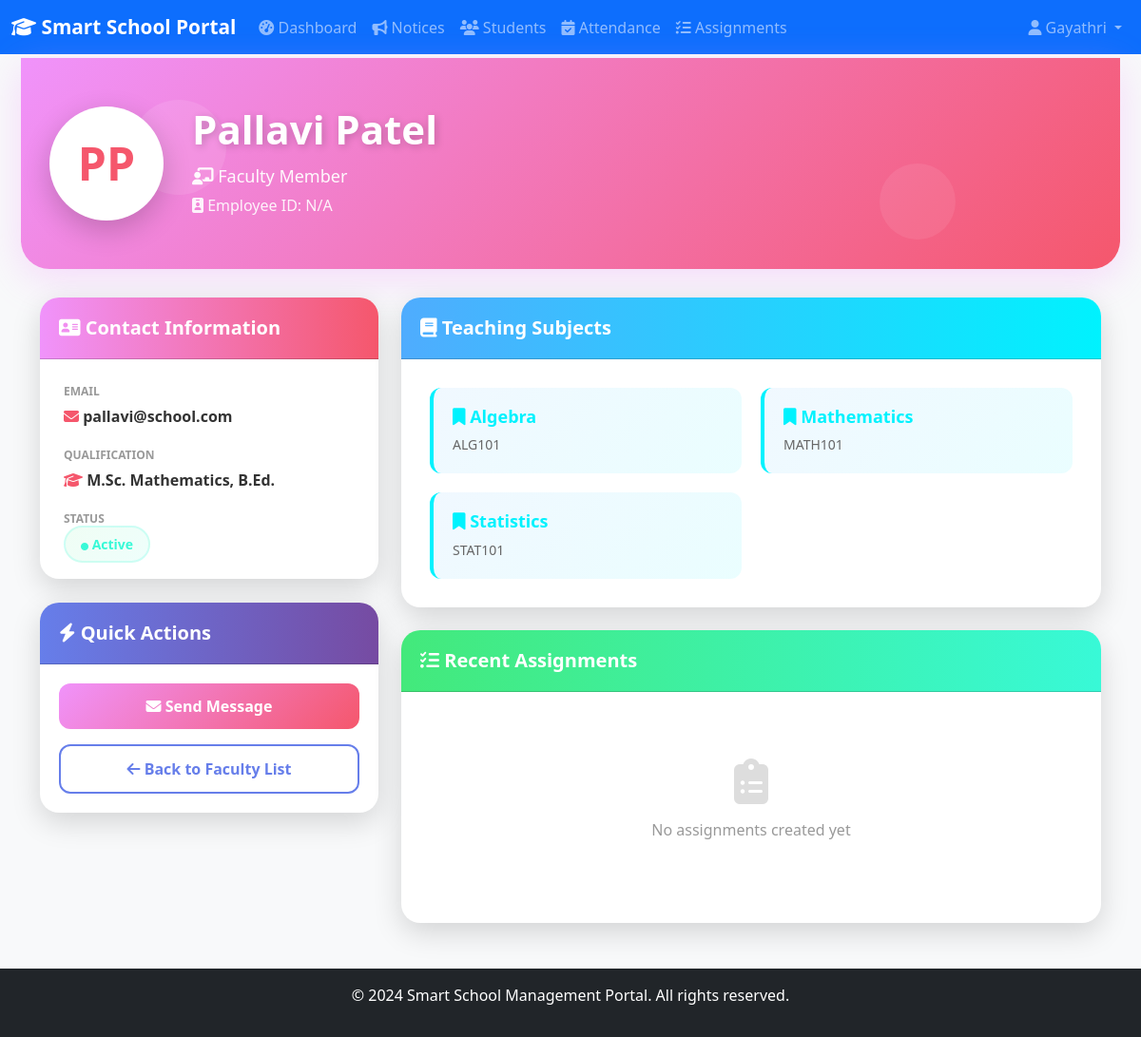
Page /teachers/2/ (signed in) on the committed database.
### school/models.py (models this page shows, shortened)
class User(AbstractUser):
    ROLE_CHOICES = (
        ('admin', 'Admin'),
        ('teacher', 'Teacher'),
        ('student', 'Student'),
    )
    role = models.CharField(
        max_length=20,
        choices=ROLE_CHOICES,
        help_text="User role in the system"
    )
    phone = models.CharField(max_length=20, blank=True, null=True)
    address = models.TextField(blank=True, null=True)
    date_of_birth = models.DateField(blank=True, null=True)
    profile_picture = models.ImageField(
        upload_to='profile_pictures/',
        blank=True,
        null=True
    )
    class Meta:
        verbose_name = 'User'
        verbose_name_plural = 'Users'
        ordering = ['username']
    def get_full_name(self):
        full_name = f"{self.first_name} {self.last_name}".strip()
        return full_name if full_name else self.username

class Teacher(models.Model):
    user = models.OneToOneField(
        User,
        on_delete=models.CASCADE,
        related_name='teacher_profile'
    )
    subjects = models.ManyToManyField(
        Subject,
        blank=True,
        related_name='teachers'
    )
    qualification = models.CharField(max_length=200, blank=True, null=True)
    experience_years = models.IntegerField(
        default=0,
        validators=[MinValueValidator(0)]
    )
    joining_date = models.DateField(default=timezone.now)
    is_active = models.BooleanField(default=True)
    class Meta:
        verbose_name = 'Teacher'
        verbose_name_plural = 'Teachers'
        ordering = ['user__first_name', 'user__last_name']

class Subject(models.Model):
    name = models.CharField(
        max_length=100,
        unique=True,
        help_text="Subject name"
    )
    code = models.CharField(
        max_length=20,
        blank=True,
        null=True,
        unique=True,
        help_text="Subject code (e.g., MATH101)"
    )
    description = models.TextField(blank=True, null=True)
    created_at = models.DateTimeField(default=timezone.now)
    class Meta:
        verbose_name = 'Subject'
        verbose_name_plural = 'Subjects'
        ordering = ['name']

### school/views.py (the view)
# urls.py: path('teachers/<int:pk>/', views.teacher_detail, name='teacher_detail'),
@login_required
def teacher_detail(request, pk):
    teacher = get_object_or_404(Teacher, pk=pk)
    context = {
        'teacher': teacher,
        'subjects': teacher.subjects.all(),
        'assignments': Assignment.objects.filter(uploaded_by=teacher).order_by('-created_at')[:10],
    }
    return render(request, 'school/teacher_detail.html', context)

### templates/school/teacher_detail.html (shortened to what this page needs)
{% extends 'base.html' %}
{% block content %}
<div style="position: relative; margin: -20px -20px 30px -20px; padding: 50px 30px; background: linear-gradient(135deg, #f093fb 0%, #f5576c 100%); border-radius: 0 0 30px 30px; overflow: hidden; box-shadow: 0 10px 40px rgba(240, 147, 251, 0.3);">
    <div style="position: absolute; top: 0; left: 0; width: 100%; height: 100%; overflow: hidden;">
        <div style="position: absolute; width: 100px; height: 100px; background: rgba(255,255,255,0.1); border-radius: 50%; top: 20%; left: 10%; animation: float-particle 15s ease-in-out infinite;"></div>
        <div style="position: absolute; width: 80px; height: 80px; background: rgba(255,255,255,0.08); border-radius: 50%; top: 50%; right: 15%; animation: float-particle 12s ease-in-out infinite 2s;"></div>
    </div>
    <div style="position: relative; z-index: 10; display: flex; align-items: center; gap: 30px; color: white;">
        <div style="width: 120px; height: 120px; border-radius: 50%; background: white; display: flex; align-items: center; justify-content: center; font-size: 48px; font-weight: 800; color: #f5576c; box-shadow: 0 10px 30px rgba(0,0,0,0.2);">
            {% if teacher.user.first_name %}
                {{ teacher.user.first_name|slice:":1"|upper }}{{ teacher.user.last_name|slice:":1"|upper }}
            {% else %}
                {{ teacher.user.username|slice:":2"|upper }}
            {% endif %}
        </div>
        <div>
            <h2 style="font-size: 42px; font-weight: 800; margin: 0 0 10px 0; text-shadow: 2px 2px 8px rgba(0,0,0,0.2);">
                {{ teacher.user.get_full_name|default:teacher.user.username }}
            </h2>
            <p style="font-size: 18px; margin: 5px 0; opacity: 0.95;">
                <i class="fas fa-chalkboard-teacher"></i> Faculty Member
            </p>
            <p style="font-size: 16px; margin: 5px 0; opacity: 0.9;">
                <i class="fas fa-id-badge"></i> Employee ID: {{ teacher.employee_id|default:"N/A" }}
            </p>
        </div>
    </div>
</div>
<div class="row">
    <div class="col-md-4 mb-4">
        <div class="card border-0 shadow-lg" style="border-radius: 20px; overflow: hidden; margin-bottom: 25px;">
            <div class="card-header" style="background: linear-gradient(90deg, #f093fb 0%, #f5576c 100%); color: white; padding: 20px;">
                <h5 class="mb-0" style="font-weight: 800;"><i class="fas fa-address-card"></i> Contact Information</h5>
            </div>
            <div class="card-body" style="padding: 25px;">
                <div style="margin-bottom: 20px;">
                    <p style="font-size: 12px; color: #999; text-transform: uppercase; font-weight: 700; margin-bottom: 5px;">Email</p>
                    <p style="font-size: 16px; color: #333; font-weight: 600; word-break: break-all;">
                        <i class="fas fa-envelope" style="color: #f5576c;"></i> {{ teacher.user.email }}
                    </p>
                </div>
                {% if teacher.qualification %}
                    <div style="margin-bottom: 20px;">
                        <p style="font-size: 12px; color: #999; text-transform: uppercase; font-weight: 700; margin-bottom: 5px;">Qualification</p>
                        <p style="font-size: 16px; color: #333; font-weight: 600;">
                            <i class="fas fa-graduation-cap" style="color: #f5576c;"></i> {{ teacher.qualification }}
                        </p>
                    </div>
                {% endif %}
                <div>
                    <p style="font-size: 12px; color: #999; text-transform: uppercase; font-weight: 700; margin-bottom: 5px;">Status</p>
                    <span style="background: linear-gradient(135deg, #43e97b15 0%, #38f9d715 100%); color: #38f9d7; padding: 8px 16px; border-radius: 20px; font-size: 14px; font-weight: 700; border: 2px solid #38f9d730;">
                        <i class="fas fa-circle" style="font-size: 8px;"></i> Active
                    </span>
                </div>
            </div>
        </div>
        <div class="card border-0 shadow-lg" style="border-radius: 20px; overflow: hidden;">
            <div class="card-header" style="background: linear-gradient(90deg, #667eea 0%, #764ba2 100%); color: white; padding: 20px;">
                <h5 class="mb-0" style="font-weight: 800;"><i class="fas fa-bolt"></i> Quick Actions</h5>
            </div>
            <div class="card-body" style="padding: 20px;">
                <a href="#" class="btn w-100 mb-3" style="background: linear-gradient(135deg, #f093fb 0%, #f5576c 100%); color: white; border: none; border-radius: 12px; padding: 12px; font-weight: 700;">
                    <i class="fas fa-envelope"></i> Send Message
                </a>
                <a href="{% url 'teacher_list' %}" class="btn w-100" style="background: white; color: #667eea; border: 2px solid #667eea; border-radius: 12px; padding: 12px; font-weight: 700;">
                    <i class="fas fa-arrow-left"></i> Back to Faculty List
                </a>
            </div>
        </div>
    </div>
    <div class="col-md-8">
        <div class="card border-0 shadow-lg mb-4" style="border-radius: 20px; overflow: hidden;">
            <div class="card-header" style="background: linear-gradient(90deg, #4facfe 0%, #00f2fe 100%); color: white; padding: 20px;">
                <h5 class="mb-0" style="font-weight: 800;"><i class="fas fa-book"></i> Teaching Subjects</h5>
            </div>
            <div class="card-body" style="padding: 30px;">
                {% if subjects %}
                    <div style="display: grid; grid-template-columns: repeat(auto-fill, minmax(250px, 1fr)); gap: 20px;">
                        {% for subject in subjects %}
                            <div style="background: linear-gradient(135deg, #4facfe15 0%, #00f2fe15 100%); border-left: 4px solid #00f2fe; padding: 20px; border-radius: 12px; transition: all 0.3s;" onmouseover="this.style.transform='translateX(5px)'; this.style.boxShadow='0 5px 20px rgba(0, 242, 254, 0.2)';" onmouseout="this.style.transform='translateX(0)'; this.style.boxShadow='none';">
                                <h6 style="font-size: 18px; font-weight: 700; color: #00f2fe; margin-bottom: 8px;">
                                    <i class="fas fa-bookmark"></i> {{ subject.name }}
                                </h6>
                                <p style="font-size: 14px; color: #666; margin: 0;">
                                    {{ subject.code|default:"Subject Code" }}
                                </p>
                            </div>
                        {% endfor %}
                    </div>
                {% else %}
                    <div class="text-center" style="padding: 40px;">
                        <i class="fas fa-book-open" style="font-size: 48px; color: #ddd; margin-bottom: 15px;"></i>
                        <p style="color: #999; font-size: 16px;">No subjects assigned yet</p>
                    </div>
                {% endif %}
            </div>
        </div>
        <div class="card border-0 shadow-lg" style="border-radius: 20px; overflow: hidden;">
            <div class="card-header" style="background: linear-gradient(90deg, #43e97b 0%, #38f9d7 100%); color: white; padding: 20px;">
                <h5 class="mb-0" style="font-weight: 800;"><i class="fas fa-tasks"></i> Recent Assignments</h5>
            </div>
            <div class="card-body" style="padding: 30px;">
                {% if assignments %}
                    <div class="table-responsive">
                        <table class="table table-hover">
                            <thead style="background: #f8f9fa;">
                                <tr>
                                    <th style="padding: 15px; font-weight: 700; border: none;">Title</th>
                                    <th style="padding: 15px; font-weight: 700; border: none;">Class</th>
                                    <th style="padding: 15px; font-weight: 700; border: none;">Subject</th>
                                    <th style="padding: 15px; font-weight: 700; border: none;">Due Date</th>
                                </tr>
                            </thead>
                            <tbody>
                                {% for assignment in assignments %}
                                    <tr style="transition: all 0.3s;" onmouseover="this.style.background='#f8f9fa';" onmouseout="this.style.background='white';">
                                        <td style="padding: 15px; border: none; border-bottom: 1px solid #f0f0f0;">
                                            <strong>{{ assignment.title }}</strong>
                                        </td>
                                        <td style="padding: 15px; border: none; border-bottom: 1px solid #f0f0f0;">
                                            {{ assignment.classroom }}
                                        </td>
                                        <td style="padding: 15px; border: none; border-bottom: 1px solid #f0f0f0;">
                                            {{ assignment.subject }}
                                        </td>
                                        <td style="padding: 15px; border: none; border-bottom: 1px solid #f0f0f0;">
                                            <i class="fas fa-calendar"></i> {{ assignment.due_date|date:"M d, Y" }}
                                        </td>
                                    </tr>
                                {% endfor %}
                            </tbody>
                        </table>
                    </div>
                {% else %}
                    <div class="text-center" style="padding: 40px;">
                        <i class="fas fa-clipboard-list" style="font-size: 48px; color: #ddd; margin-bottom: 15px;"></i>
                        <p style="color: #999; font-size: 16px;">No assignments created yet</p>
                    </div>
                {% endif %}
            </div>
        </div>
    </div>
</div>
{% endblock %}

### templates/base.html (shortened to what this page needs)
<!DOCTYPE html>
<html lang="en">
<head>
    <link href="https://cdn.jsdelivr.net/npm/bootstrap@5.3.0/dist/css/bootstrap.min.css" rel="stylesheet">
    <link rel="stylesheet" href="https://cdnjs.cloudflare.com/ajax/libs/font-awesome/6.4.0/css/all.min.css">
    {% load static %}
    <link rel="stylesheet" href="{% static 'css/style.css' %}">
</head>
<body>
    <nav class="navbar navbar-expand-lg navbar-dark bg-primary">
        <div class="container-fluid">
            <a class="navbar-brand" href="{% url 'home' %}">
                <i class="fas fa-graduation-cap"></i> Smart School Portal
            </a>
            <div class="collapse navbar-collapse" id="navbarNav">
                <ul class="navbar-nav me-auto">
                    {% if user.is_authenticated %}
                        <li class="nav-item">
                            <a class="nav-link" href="{% url 'dashboard' %}">
                                <i class="fas fa-tachometer-alt"></i> Dashboard
                            </a>
                        </li>
                        <li class="nav-item">
                            <a class="nav-link" href="{% url 'notice_list' %}">
                                <i class="fas fa-bullhorn"></i> Notices
                            </a>
                        </li>
                        {% if user.role == 'student' %}
                            <li class="nav-item">
                                <a class="nav-link" href="{% url 'assignment_list' %}">
                                    <i class="fas fa-tasks"></i> Assignments
                                </a>
                            </li>
                            <li class="nav-item">
                                <a class="nav-link" href="{% url 'result_list' %}">
                                    <i class="fas fa-chart-line"></i> Results
                                </a>
                            </li>
                        {% elif user.role == 'teacher' %}
                            <li class="nav-item">
                                <a class="nav-link" href="{% url 'student_list' %}">
                                    <i class="fas fa-users"></i> Students
                                </a>
                            </li>
                            <li class="nav-item">
                                <a class="nav-link" href="{% url 'attendance_list' %}">
                                    <i class="fas fa-calendar-check"></i> Attendance
                                </a>
                            </li>
                            <li class="nav-item">
                                <a class="nav-link" href="{% url 'assignment_list' %}">
                                    <i class="fas fa-tasks"></i> Assignments
                                </a>
                            </li>
                        {% endif %}
                    {% endif %}
                </ul>
                <ul class="navbar-nav">
                    {% if user.is_authenticated %}
                        <li class="nav-item dropdown">
                            <a class="nav-link dropdown-toggle" href="#" id="navbarDropdown" role="button" data-bs-toggle="dropdown">
                                <i class="fas fa-user"></i> {{ user.get_full_name|default:user.username }}
                            </a>
                        </li>
                    {% endif %}
                </ul>
            </div>
        </div>
    </nav>
    <main class="container my-4">
        {% block content %}{% endblock %}
    </main>
    <footer class="bg-dark text-white text-center py-3 mt-5">
        <div class="container">
            <p>&copy; 2024 Smart School Management Portal. All rights reserved.</p>
        </div>
    </footer>
</body>
</html>

### rows in the picture
User: get_full_name "Gayathri"
Teacher: user.first_name "P", user.last_name "P", user.get_full_name "Pallavi Patel", user.email "pallavi@school.com", qualification "M.Sc. Mathematics, B.Ed."
Subject: name "Algebra", code "ALG101"
Subject: name "Mathematics", code "MATH101"
Subject: name "Statistics", code "STAT101"

### other values in the picture
{{ teacher.employee_id|default:"N/A" }} "N/A"
